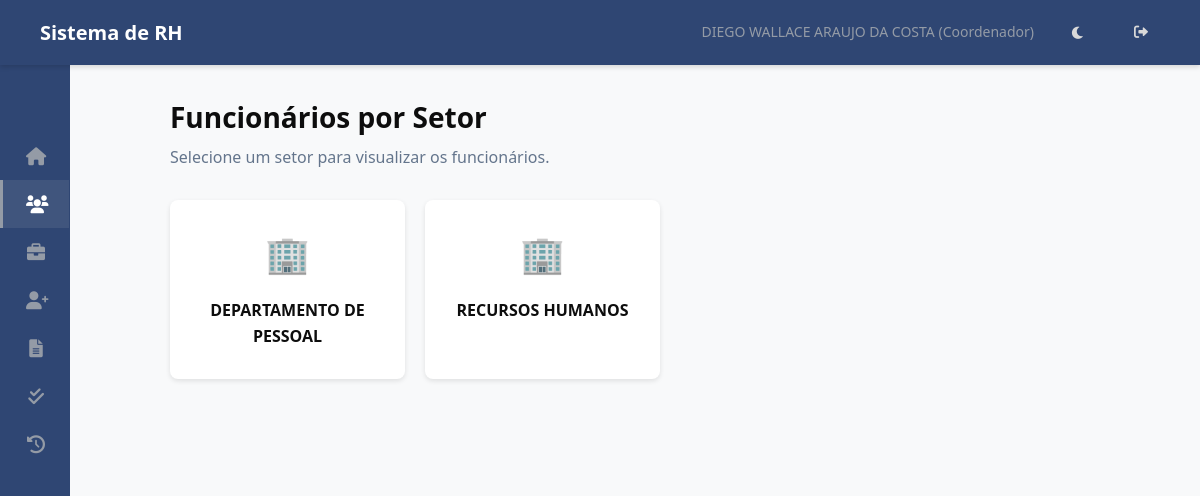
Screenshot of /funcionarios/setores/ (signed in) with the database file from the repository.
### hierarquia/models.py (models this page shows, shortened)
class Funcionario(models.Model):
    usuario = models.OneToOneField(User, on_delete=models.SET_NULL, null=True, blank=True, related_name='funcionario')
    nome = models.CharField(max_length=255)
    data_nascimento = models.DateField(blank=True, null=True)
    cpf = models.CharField(max_length=14, unique=True, validators=[cpf_validator])
    data_admissao = models.DateField()
    cargo = models.ForeignKey(Cargo, on_delete=models.PROTECT, related_name='funcionarios')
    setor_primario = models.ForeignKey(
        Setor,
        on_delete=models.PROTECT, # Protege contra exclusão de setor com funcionários
        related_name='funcionarios_primarios', # Nome para acesso reverso
        verbose_name='Setor Principal',
        null=True, # TEMPORARIAMENTE True para facilitar migração inicial, depois pode ser False
        blank=True # TEMPORARIAMENTE True
    )
    setores_responsaveis = models.ManyToManyField(
        Setor,
        related_name='responsaveis', # Permite Setor.responsaveis.all()
        blank=True, # Muitos funcionários não serão responsáveis por nenhum setor
        verbose_name='Setores Responsáveis'
    )
    centro_servico = models.ForeignKey(CentroServico, on_delete=models.SET_NULL, null=True, blank=True, related_name='funcionarios')
    ativo = models.BooleanField(default=True)
    criado_em = models.DateTimeField(auto_now_add=True)
    atualizado_em = models.DateTimeField(auto_now=True)
    class Meta:
        ordering = ['nome']
        verbose_name = 'Funcionário'
        verbose_name_plural = 'Funcionários'

class Cargo(models.Model):
    NIVEL_CHOICES = [
        (1, 'Diretor'),
        (2, 'Gestor'),
        (3, 'Coordenador'),
        (4, 'Supervisor'),
        (5, 'ADM/Analista'), # E outros níveis operacionais
    ]
    nome = models.CharField(max_length=255, unique=True)
    nivel = models.IntegerField(choices=NIVEL_CHOICES)
    descricao = models.TextField(blank=True, null=True)
    criado_em = models.DateTimeField(auto_now_add=True)
    atualizado_em = models.DateTimeField(auto_now=True)
    class Meta:
        ordering = ['nivel', 'nome']
        verbose_name = 'Cargo'
        verbose_name_plural = 'Cargos'

class Setor(models.Model):
    nome = models.CharField(max_length=255, unique=True)
    descricao = models.TextField(blank=True, null=True)
    criado_em = models.DateTimeField(auto_now_add=True)
    atualizado_em = models.DateTimeField(auto_now=True)
    class Meta:
        ordering = ['nome']
        verbose_name = 'Setor'
        verbose_name_plural = 'Setores'

### hierarquia/views.py (the view)
# urls.py: path('funcionarios/setores/', views.listar_setores_funcionarios, name='listar_setores_funcionarios'),
@login_required(login_url='login')
def listar_setores_funcionarios(request):
    try:
        funcionario_logado = request.user.funcionario
    except Funcionario.DoesNotExist:
        return render(request, 'hierarquia/sem_acesso.html')
    setores_visiveis = Setor.objects.none() # Começa vazio
    if funcionario_logado.cargo.nivel == 1: # Diretor vê todos
        setores_visiveis = Setor.objects.all()
    else:
        if funcionario_logado.setor_primario:
            setores_visiveis = setores_visiveis | Setor.objects.filter(pk=funcionario_logado.setor_primario.pk)
        if funcionario_logado.setores_responsaveis.exists():
            setores_visiveis = setores_visiveis | funcionario_logado.setores_responsaveis.all()
    context = {
        'funcionario_logado': funcionario_logado,
        'setores': setores_visiveis.distinct().order_by('nome'),
    }
    return render(request, 'hierarquia/listar_setores.html', context)

### hierarquia/templatetags/rh_tags.py (called while the page is built)
@register.simple_tag
def is_rh_or_dp(funcionario):
    if funcionario and funcionario.setor_primario:
        if funcionario.setor_primario.nome.upper() in (s.upper() for s in RH_DP_SETORES):
            return True
    return False

### templates/hierarquia/listar_setores.html (shortened to what this page needs)
{% extends 'base.html' %}
{% load static %}
{% block extra_css %}
    <link rel="stylesheet" href="{% static 'css/listar_setores.css' %}">
{% endblock extra_css %}
{% block content %}
<div class="container">
    <div class="header">
        <h2>Funcionários por Setor</h2>
        <p>Selecione um setor para visualizar os funcionários.</p>
    </div>
    {% if setores %}
        <div class="sector-cards-grid">
            {% for setor in setores %}
                <a href="{% url 'listar_funcionarios_por_setor' setor.id %}" class="sector-card">
                    <div class="sector-card-icon">🏢</div>
                    <div class="sector-card-name">{{ setor.nome }}</div>
                </a>
            {% endfor %}
        </div>
    {% else %}
        <div class="empty-state-card">
             <p>Você não está associado a nenhum setor ou não há setores cadastrados.</p>
        </div>
    {% endif %}
</div>
{% endblock content %}

### templates/base.html (shortened to what this page needs)
{% load static %}
{% load rh_tags %}
<!DOCTYPE html>
<html lang="pt-BR">
<head>
    <link rel="stylesheet" href="{% static 'css/base.css' %}">
    <link rel="stylesheet" href="https://cdnjs.cloudflare.com/ajax/libs/font-awesome/6.0.0/css/all.min.css">
    {% block extra_css %}{% endblock extra_css %}
</head>
<body>
    <nav class="navbar">
        <h1>Sistema de RH</h1>
        <div class="navbar-user">
            {% if user.is_authenticated %}
                {% with funcionario_logado=request.user.funcionario %}
                    <span>
                        {{ funcionario_logado.nome|default:user.username }}
                        {% if funcionario_logado.cargo %} ({{ funcionario_logado.cargo.get_nivel_display }}) {% endif %}
                    </span>
                {% endwith %}
            {% else %}
                <span>Visitante</span>
            {% endif %}
            <button id="theme-toggle" class="theme-toggle-btn" aria-label="Alternar tema">
            </button>
            {% if user.is_authenticated %}
                <a href="{% url 'logout' %}" title="Sair"><i class="fas fa-sign-out-alt"></i></a>
            {% else %}
                <a href="{% url 'login' %}" title="Entrar"><i class="fas fa-sign-in-alt"></i></a>
            {% endif %}
        </div>
    </nav>
    <div class="page-container">
        <aside class="sidebar" id="sidebar">
            <div class="sidebar-header">
            </div>
            <nav class="menu-items">
                {% with funcionario_logado=request.user.funcionario %}
                    {% is_rh_or_dp funcionario_logado as eh_rh %}
                    <a href="{% url 'dashboard' %}" class="menu-item {% if request.resolver_match.url_name == 'dashboard' %}active{% endif %}">
                        <i class="fas fa-home fa-fw"></i> <span class="menu-text">Dashboard</span>
                    </a>
                    <a href="{% url 'listar_setores_funcionarios' %}" class="menu-item {% if 'funcionarios' in request.resolver_match.view_name or 'detalhar_funcionario' in request.resolver_match.url_name %}active{% endif %}">
                        <i class="fas fa-users fa-fw"></i> <span class="menu-text">Funcionários</span>
                    </a>
                    {% if user.is_superuser or eh_rh %}
                        <a href="{% url 'listar_vagas' %}" class="menu-item {% if 'vaga' in request.resolver_match.url_name %}active{% endif %}">
                            <i class="fas fa-briefcase fa-fw"></i> <span class="menu-text">Gerenciar Vagas</span>
                        </a>
                    {% endif %}
                    {% if user.is_authenticated %}
                        {% if funcionario_logado %}
                            {% if user.is_superuser or funcionario_logado.cargo and funcionario_logado.cargo.nivel <= 5 %}
                                <a href="{% url 'criar_rp' %}" class="menu-item {% if request.resolver_match.url_name == 'criar_rp' %}active{% endif %}">
                                    <i class="fas fa-user-plus fa-fw"></i> <span class="menu-text">Abrir RP</span>
                                </a>
                            {% endif %}
                            <a href="{% url 'minhas_rps' %}" class="menu-item {% if request.resolver_match.url_name == 'minhas_rps' %}active{% endif %}">
                                <i class="fas fa-file-alt fa-fw"></i> <span class="menu-text">Minhas RPs</span>
                            </a>
                            {% if user.is_superuser or eh_rh or funcionario_logado.cargo and funcionario_logado.cargo.nivel <= 4 %}
                                <a href="{% url 'listar_rps_para_aprovar' %}" class="menu-item {% if request.resolver_match.url_name == 'listar_rps_para_aprovar' %}active{% endif %}">
                                    <i class="fas fa-check-double fa-fw"></i> <span class="menu-text">Aprovar RPs</span>
                                </a>
                            {% endif %}
                            <a href="{% url 'historico_rps' %}" class="menu-item {% if request.resolver_match.url_name == 'historico_rps' %}active{% endif %}">
                                <i class="fas fa-history fa-fw"></i> <span class="menu-text">Histórico de RPs</span>
                            </a>
                         {% endif %}
                    {% endif %}
                {% endwith %}
            </nav>
        </aside>
        <main class="main-content" id="main-content">
            {% block content %}{% endblock content %}
        </main>
    </div>
</body>
</html>

### static/css/base.css (style rules this page uses)
:root { --sidebar-width-expanded: 250px; --sidebar-width-collapsed: 70px; --bg-primary: #FFFFFF; --bg-secondary: #f8f9fa; --bg-navbar: #2F4673; --bg-sidebar: #2F4673; --bg-hover: rgba(217, 217, 217, 0.05); --bg-active: rgba(217, 217, 217, 0.1); --text-primary: #0D0D0D; --text-secondary: #64758C; --text-muted: #949BA6; --text-navbar: #D9D9D9; --text-sidebar: #D9D9D9; --text-sidebar-hover: #FFFFFF; --border-color: #D9D9D9; --border-accent: #949BA6; --shadow-color: rgba(0, 0, 0, 0.1); --shadow-navbar: rgba(0, 0, 0, 0.15); --accent-color: #64758C; }
* { margin: 0; padding: 0; box-sizing: border-box; }
body { font-family: 'Segoe UI', Tahoma, Geneva, Verdana, sans-serif; color: var(--text-primary); background-color: var(--bg-secondary); font-size: 16px; line-height: 1.6; transition: background-color 0.3s ease, color 0.3s ease; overflow: hidden; }
.navbar { background-color: var(--bg-navbar); color: var(--text-navbar); padding: 0 40px; height: 65px; display: flex; justify-content: space-between; align-items: center; box-shadow: 0 2px 5px var(--shadow-navbar); position: relative; z-index: 1001; }
.navbar h1 { font-size: 20px; font-weight: 600; color: #FFFFFF; }
.navbar-user { display: flex; align-items: center; gap: 25px; }
.navbar-user span { font-size: 14px; color: var(--text-muted); }
.navbar-user a, .theme-toggle-btn { color: var(--text-navbar); text-decoration: none; padding: 8px 12px; border-radius: 4px; font-size: 14px; font-weight: 500; transition: background-color 0.2s ease, color 0.2s ease; cursor: pointer; background: none; border: none; font-family: inherit; }
.page-container { display: flex; height: calc(100vh - 65px); }
.sidebar { width: var(--sidebar-width-expanded); background: var(--bg-sidebar); height: 100%; overflow-y: auto; overflow-x: hidden; display: flex; flex-direction: column; transition: width 0.3s ease; z-index: 1000; position: relative; }
.sidebar-header { display: flex; justify-content: space-between; align-items: center; padding: 25px 25px 15px 25px; }
.sidebar .menu-items { display: flex; flex-direction: column; padding-bottom: 20px; }
.sidebar .menu-item { padding: 12px 25px; text-decoration: none; color: var(--text-sidebar); font-weight: 500; display: flex; align-items: center; gap: 12px; font-size: 15px; border-left: 3px solid transparent; margin-right: 1px; transition: background-color 0.2s ease, color 0.2s ease, border-left-color 0.2s ease; white-space: nowrap; }
.sidebar .menu-item i { font-size: 18px; width: 20px; text-align: center; color: var(--text-muted); transition: color 0.2s ease; flex-shrink: 0; }
.sidebar .menu-item.active { background-color: var(--bg-active); color: var(--text-sidebar-hover); border-left-color: var(--border-accent); font-weight: 600; }
.sidebar .menu-item.active i { color: var(--text-sidebar-hover); }
.sidebar.sidebar-collapsed { width: var(--sidebar-width-collapsed); }
.sidebar.sidebar-collapsed .menu-item { justify-content: center; padding-left: 0; padding-right: 0; gap: 0; }
.sidebar.sidebar-collapsed .menu-item i { margin: 0; }
.main-content { flex: 1; overflow-y: auto; padding: 30px; background-color: var(--bg-secondary); margin-left: var(--sidebar-width-expanded); transition: margin-left 0.3s ease; }
.sidebar.sidebar-collapsed ~ .main-content { margin-left: var(--sidebar-width-collapsed); }
.container { max-width: 1000px; margin: 0 auto; padding: 0; }

### static/css/listar_setores.css (style rules this page uses)
.container { max-width: 1200px; margin: 0 auto; padding: 0; }
.header { margin-bottom: 30px; }
.header h2 { font-size: 28px; color: var(--text-primary); margin-bottom: 5px; }
.header p { color: var(--text-secondary); font-size: 16px; }
.sector-cards-grid { display: grid; grid-template-columns: repeat(auto-fill, minmax(200px, 1fr)); gap: 20px; }
.sector-card { display: block; background: var(--bg-primary); border-radius: 8px; padding: 25px 20px; box-shadow: 0 2px 5px var(--shadow-color); text-decoration: none; transition: transform 0.2s ease, box-shadow 0.2s ease; text-align: center; }
.sector-card-icon { font-size: 36px; margin-bottom: 15px; color: var(--accent-color); }
.sector-card-name { font-size: 16px; font-weight: 600; color: var(--text-primary); margin-bottom: 5px; }

### rows the page displays
Funcionario: nome "DIEGO WALLACE ARAUJO DA COSTA", cargo.nivel "Coordenador"
Setor: nome "DEPARTAMENTO DE PESSOAL"
Setor: nome "RECURSOS HUMANOS"
